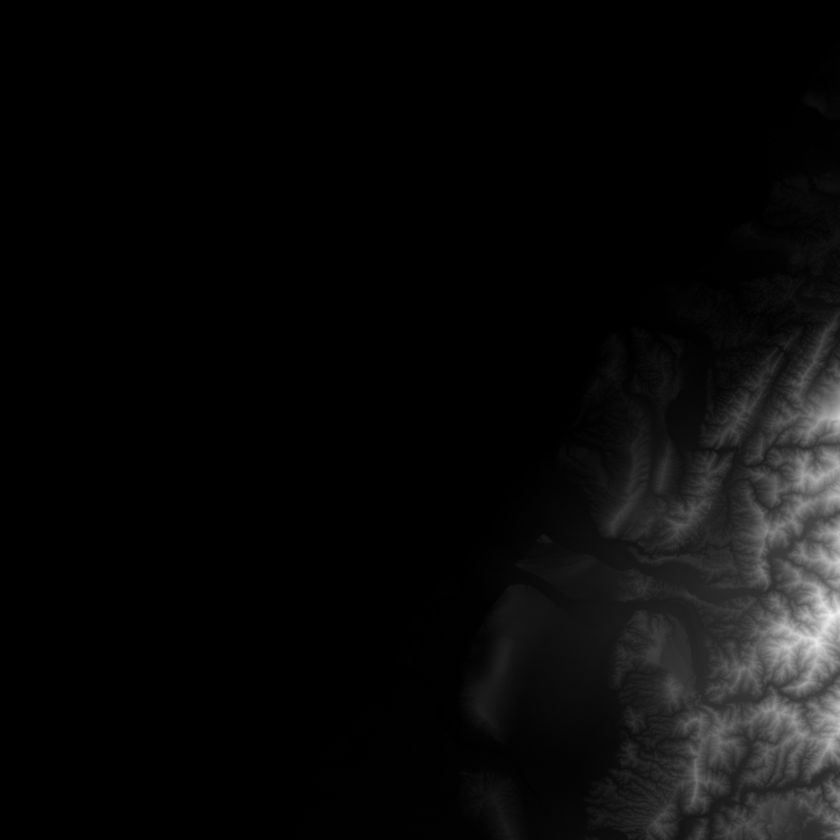
%> input picture samplemap.tif, 840 x 840 px, shrunk from 1201 x 1201 before the run
$ octave vsa_demo_loaddata.m   (GNU Octave 9; MATLAB toolbox functions it lacks are replaced by stand-ins)
%> lines starting %> are read from the running program, lines starting %| are printed output that depends on the picture
Z = double(imread('samplemap.tif')).';
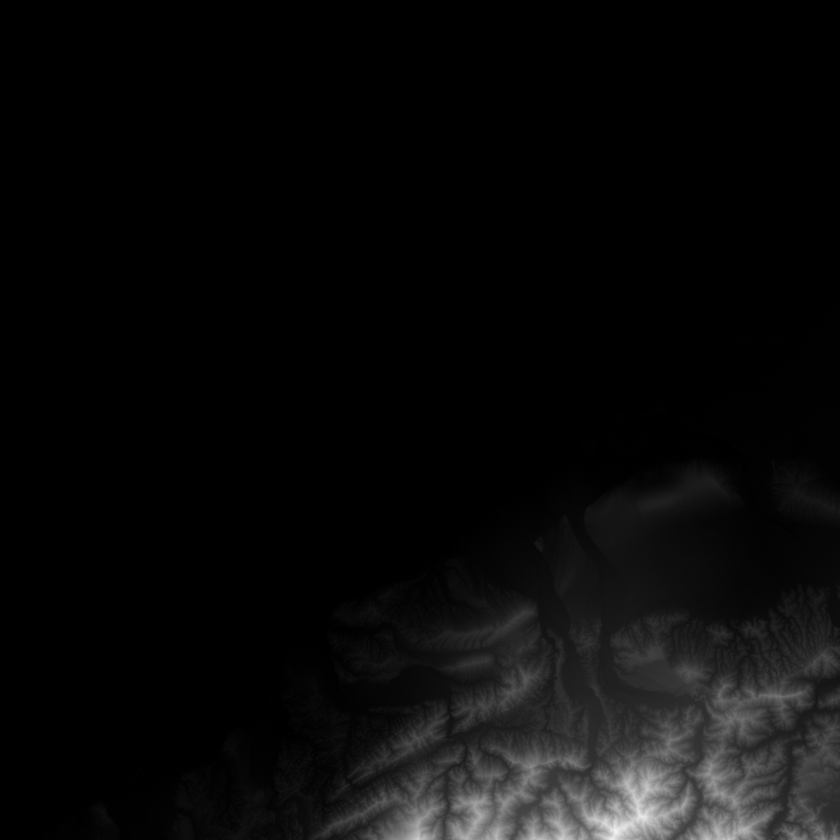
%> Z: size 840x840 double; min 0, max 244, mean 10.4; mean of the top-left, top-right, bottom-left and bottom-right quarters 0, 0.1, 3.9, 37.8
Z = Z(round(end / 2):1:end, round(end / 3):1:end);
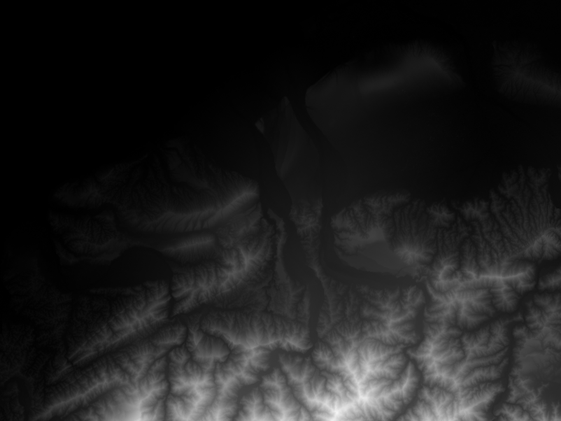
%> Z: size 421x561 double; min 0, max 244, mean 30.8
Z = Z * 2;
%> (the run ends here)
